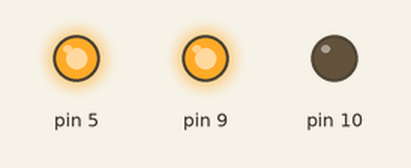
Simulated run of this sketch. Board: Arduino Leonardo, built with avr-gcc and run on an emulated ATmega32U4. On the bench: output pins drawn as LEDs (lit = HIGH). Random numbers use the default seed unless the sketch sets one.

Above: at 0.1 s.
Timing chart, 0 to 1.6 s (numbered marks = the images above):
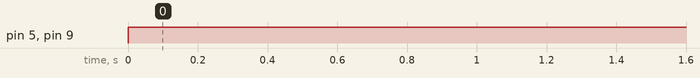

The sketch:

rpsls.ino
```cpp
#include <Esplora.h>

// variables will change:
int buttonState = 0;         // variable for reading the pushbutton status
int lastButtonState;

void setup() {
  lastButtonState = HIGH;
}

void loop() {
  // read the state of the pushbutton value:
  buttonState = Esplora.readButton(SWITCH_UP);

  // check if the pushbutton is pressed.
  // if it is, the buttonState is HIGH:
  if (lastButtonState == HIGH && buttonState == LOW) {
    randomColor();
    lastButtonState = LOW;
  }
  else if(lastButtonState == LOW && buttonState == LOW) {
    lastButtonState = LOW;
  }
  else if(lastButtonState == LOW && buttonState == HIGH) {
    // turn LED off:
    Esplora.writeRGB(0, 0, 0);
    lastButtonState = HIGH;
  } else { // lastButtonState == HIGH && buttonState == HIGH
    // do nothing
  }
}

void randomColor() {
  int x = random() % 5;
  switch(x) {
   case 0:
     Esplora.writeRGB(255, 0, 0);
     break;
   case 1:
     Esplora.writeRGB(0, 0, 255);
     break;
   case 2:
     Esplora.writeRGB(255, 0, 255);
     break;
   case 3:
     Esplora.writeRGB(0, 255, 0);
     break;
   case 4:
     Esplora.writeRGB(255, 255, 0);
     break;
   default:
     break;
  }
}
```

Measured:
- by itself, pin 5, pin 9: LOW → HIGH at 0.00 s
